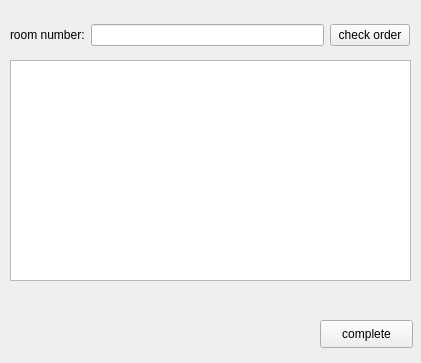
<?xml version="1.0" encoding="UTF-8"?>
<ui version="4.0">
 <class>BackStage</class>
 <widget class="QWidget" name="BackStage">
  <property name="geometry">
   <rect>
    <x>0</x>
    <y>0</y>
    <width>421</width>
    <height>363</height>
   </rect>
  </property>
  <property name="windowTitle">
   <string>Form</string>
  </property>
  <widget class="QWidget" name="widget" native="true">
   <property name="geometry">
    <rect>
     <x>10</x>
     <y>10</y>
     <width>400</width>
     <height>50</height>
    </rect>
   </property>
   <layout class="QGridLayout" name="gridLayout">
    <item row="0" column="0">
     <widget class="QLabel" name="label">
      <property name="text">
       <string>room number:</string>
      </property>
     </widget>
    </item>
    <item row="0" column="1">
     <widget class="QLineEdit" name="lineEdit"/>
    </item>
    <item row="0" column="2">
     <widget class="QPushButton" name="checkOrder">
      <property name="text">
       <string>check order</string>
      </property>
     </widget>
    </item>
   </layout>
  </widget>
  <widget class="QTextEdit" name="menu">
   <property name="geometry">
    <rect>
     <x>10</x>
     <y>60</y>
     <width>401</width>
     <height>221</height>
    </rect>
   </property>
  </widget>
  <widget class="QPushButton" name="complete">
   <property name="geometry">
    <rect>
     <x>320</x>
     <y>320</y>
     <width>93</width>
     <height>28</height>
    </rect>
   </property>
   <property name="text">
    <string>complete</string>
   </property>
  </widget>
 </widget>
 <resources/>
 <connections/>
</ui>
